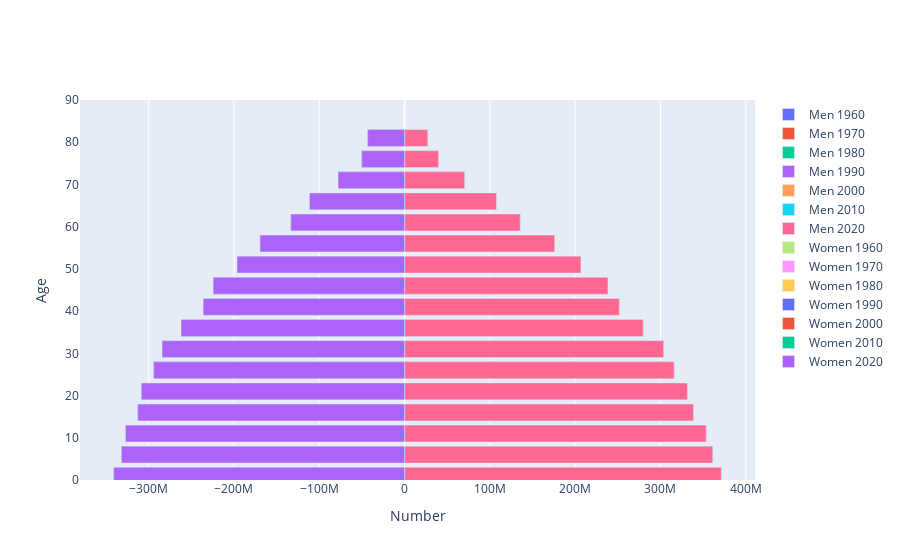

Notebook cell for this chart:
### Code cell
import plotly.offline as py
import plotly.graph_objs as go
import pandas as pd
import numpy as np

def animated_pop_pyramid(place, year):
    df = population_df(place, year).sum(axis=0)
    # Count down by increments of 20 years
    
    layout = go.Layout(barmode='overlay',
                   yaxis=go.layout.YAxis(range=[0, 90], title='Age'),
                   xaxis=go.layout.XAxis(title='Number'))
# This makes a list of graphs, year by year
    bins = [go.Bar(x = df.filter(regex="Male").values,
               y = [int(s[:2])+1 for s in age_ranges],
               orientation='h',
               name='Men {:d}'.format(i),
               hoverinfo='skip'
              )
        for i in year]
          
    bins += [go.Bar(x = -df.filter(regex="Female").values,
                y=[int(s[:2])+1 for s in age_ranges],
                orientation='h',
                name='Women {:d}'.format(i),
                hoverinfo='skip',
               )
         for i in year]

    py.iplot(dict(data=bins, layout=layout))
    
animated_pop_pyramid("CHN", np.arange(1960,2021,10))
